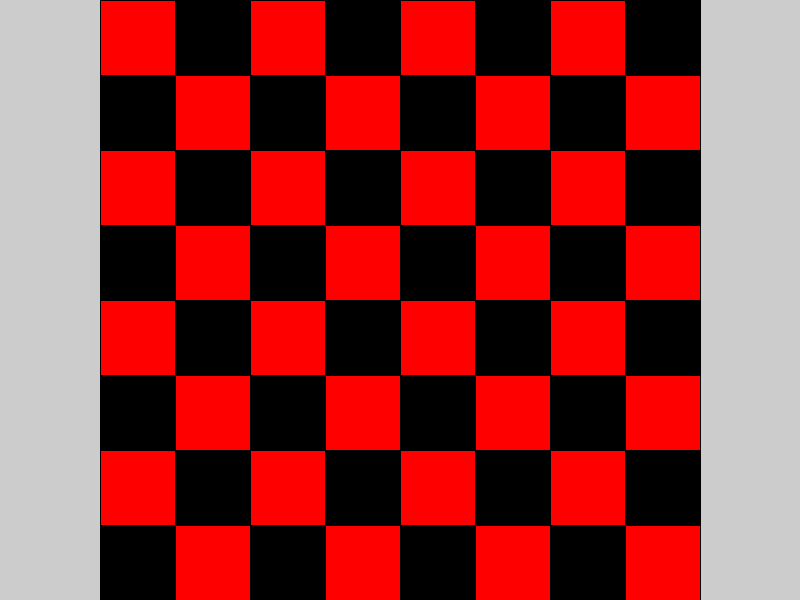
Frame 1 (no input)
Frame 60 (the mouse pressed at the canvas centre just before this capture): identical to frame 1, image omitted
Frame 120 (the mouse held since frame 60 and released just before this capture): identical to frame 1, image omitted

The Processing sketch that drew this single still picture (run headless with seeded random() and noise(); from frame 60 on, the mouse is pressed at the canvas centre):

// Processing sketch: Daily7_While_Loop_Checkerboard
// ── Daily7_While_Loop_Checkerboard.pde

float smallerSideOfWindow;
/*
Every loop needs a variable
 */
void setup() {
  size(800, 600);
  if (width < height) {
    smallerSideOfWindow = width;
  } else {
    smallerSideOfWindow = height;
  }
  drawCheckerboard(new PVector (width/2, height/2), smallerSideOfWindow/8, 8, 8, color(255, 0, 0), color(0));
}

void draw() {
}

void makeSquare(float x, float y, float side, color c) {
  fill(c);
  square(x, y, side);
}

void drawCheckerboard(PVector place, float size, int cellsAcross, int cellsDown, color c1, color c2) {
  /*
  draws a checkerboard at the given location with squares of the given size with the given number of cells
   across and down and alternating which color is applied for each
   */
  float x = place.x-(size*(cellsAcross/2));
  float y = place.y-(size*(cellsDown/2));
  color savedColor = c1;
  for (int counterY = 0; counterY < cellsDown; counterY++) {
    drawRowOfSquares(new PVector(x+size/2, y+size/2), size, cellsAcross, c1, c2);
    y += size;
    c1 = c2;
    c2 = savedColor;
    savedColor = c1;
  }
}

void drawRowOfSquares(PVector initialSquare, float size, int howMany, color c1, color c2) {
  float x = initialSquare.x-size/2;
  color nextColor = c1;
  for (int counterX = 0; counterX < howMany; counterX++) {
    rectMode(CORNER);
    makeSquare(x, initialSquare.y-size/2, size, nextColor);
    x += size;
    nextColor = swapColor(nextColor, c1, c2);
  }
}
color swapColor(color input, color option1, color option2) {
  if (input == option1) {
    return option2;
  } else {
    return option1;
  }
}



// -------------------------------------------------------------    Ignore Past This Point    ---------------------------------------------------------

class Checkerpiece {
  PVector cell;
  String verDir;
  boolean isKing;
  float cellSize;
  int dirMod = 1;
  color indicatorColor = color(255, 255, 0);
  boolean selected = false;
  PVector[] possibleMoves = new PVector[4];


  Checkerpiece(PVector cell, String d, boolean isKing, float size) {
    this.cell = cell;
    verDir = d;
    this.isKing = isKing;
    cellSize = size;
    if (verDir == "up") {
      dirMod = -1;
    }
    possibleMoves[0] = new PVector(cell.x-size, cell.y+size*dirMod);     //left
    possibleMoves[1] = new PVector(cell.x+size*2, cell.y+size*dirMod);   //right
    possibleMoves[2] = new PVector(cell.x-size*2, cell.y+size*2*dirMod); //far left
    possibleMoves[3] = new PVector(cell.x+size*2, cell.y+size*2*dirMod); //far right
  }
  Checkerpiece(PVector cell, String d, boolean isKing, float size, color indicator) {
    this.cell = cell;
    verDir = d;
    this.isKing = isKing;
    cellSize = size;
    if (verDir == "up") {
      dirMod = -1;
    }
    indicatorColor = indicator;
    possibleMoves[0] = new PVector(cell.x-size, cell.y+size*dirMod);     //left
    possibleMoves[1] = new PVector(cell.x+size*2, cell.y+size*dirMod);   //right
    possibleMoves[2] = new PVector(cell.x-size*2, cell.y+size*2*dirMod); //far left
    possibleMoves[3] = new PVector(cell.x+size*2, cell.y+size*2*dirMod); //far right
  }
  void makeCircle(float x, float y, float d, color c) {
    fill(c);
    circle(x, y, d);
  }
  boolean inBounds(float x, float y, float leftBound, float rightBound, float topBound, float bottomBound) {
    /*
  checks if the given input is within all four bounds
     */
    return ((leftBound <= x) && (x <= rightBound) && (topBound <= y) && (y <= bottomBound));
  }
  boolean inSquareCentered(float x, float y, float side, float inputX, float inputY) {
    /*
  checks if the input is in the given square centered at (x,y) with sides of side
     */
    return inBounds(inputX, inputY, x-side, x+side, y-side, y+side);
  }
  void clicked() {
    if (mousePressed && inSquareCentered(cell.x, cell.y, cellSize, mouseX, mouseY)) {
      selected = true;
    } else {
      selected = false;
    }
  }
  void showMovement(ArrayList<Checkerpiece> dir1, ArrayList<Checkerpiece> dir2) {
    ArrayList<Checkerpiece> myTeam;
    ArrayList<Checkerpiece> myEnemies;
    if (verDir == dir1.get(0).verDir) {
      myTeam = dir1;
      myEnemies = dir2;
    } else {
      myTeam = dir2;
      myEnemies = dir1;
    }

    makeIndicator(myTeam, myEnemies, verDir, "left");
    makeIndicator(myTeam, myEnemies, verDir, "right");
    makeIndicatorPastEnemy(myTeam, myEnemies, verDir, "left");
    makeIndicatorPastEnemy(myTeam, myEnemies, verDir, "right");
  }
  void makeIndicatorPastEnemy(ArrayList<Checkerpiece> myTeam, ArrayList<Checkerpiece> myEnemies, String vertical, String horizontal) {
    int modifierX;
    int modifierY;
    if (horizontal == "left") {
      modifierX = -1;
    } else {
      modifierX = 1;
    }
    if (vertical == "up") {
      modifierY = -1;
    } else {
      modifierY = 1;
    }
    if (isAnyBlocking(myEnemies, verDir, horizontal)) {
      makeIndicatorFrom(myTeam, myEnemies, vertical, "left", new PVector(cell.x+cellSize*modifierX, cell.y+cellSize*modifierY));
      makeIndicatorFrom(myTeam, myEnemies, vertical, "right", new PVector(cell.x+cellSize*modifierX, cell.y+cellSize*modifierY));
    }
  }
  void makeIndicator(ArrayList<Checkerpiece> dir1, ArrayList<Checkerpiece> dir2, String vertical, String horizontal) {
    makeIndicatorFrom(dir1, dir2, vertical, horizontal, cell);
  }
  void makeIndicatorFrom(ArrayList<Checkerpiece> dir1, ArrayList<Checkerpiece> dir2, String vertical, String horizontal, PVector posn) {
    int modifierX;
    int modifierY;
    if (horizontal == "left") {
      modifierX = -1;
    } else {
      modifierX = 1;
    }
    if (vertical == "up") {
      modifierY = -1;
    } else {
      modifierY = 1;
    }
    if (!isAnyBlocking2(dir1, dir2, vertical, horizontal)) {
      makeCircle(posn.x+cellSize*modifierX, posn.y+cellSize*modifierY, cellSize/1.5, indicatorColor);
    }
  }
  boolean compareColors(color c1, color c2) {
    return(red(c1) == red(c2) && green(c1) == green(c2) && blue(c1) == blue(c2));
  }

  boolean isAnyBlocking(ArrayList<Checkerpiece> checkerpieces, String vertical, String horizontal) {
    return isAnyBlockingFrom(checkerpieces, vertical, horizontal, cell);
  }
  boolean isAnyBlocking2(ArrayList<Checkerpiece> dir1, ArrayList<Checkerpiece> dir2, String vertical, String horizontal) {
    return (isAnyBlockingFrom2(dir1, dir2, vertical, horizontal, cell));
  }
  boolean isAnyBlockingFrom(ArrayList<Checkerpiece> checkerpieces, String vertical, String horizontal, PVector posn) {
    int modifierX;
    int modifierY;
    if (horizontal == "left") {
      modifierX = -1;
    } else {
      modifierX = 1;
    }
    if (vertical == "up") {
      modifierY = -1;
    } else {
      modifierY = 1;
    }
    boolean anyTrue = false;
    for (int i = checkerpieces.size(); i>=0; i--) {
      if (posn.x+cellSize*modifierX == checkerpieces.get(i).cell.x && posn.y+cellSize*modifierY == checkerpieces.get(i).cell.y) {
        anyTrue = true;
      }
    }
    return anyTrue;
  }
  boolean isAnyBlockingFrom2(ArrayList<Checkerpiece> dir1, ArrayList<Checkerpiece> dir2, String vertical, String horizontal, PVector posn) {
    return(isAnyBlockingFrom(dir1, vertical, horizontal, posn) || isAnyBlockingFrom(dir2, vertical, horizontal, posn));
  }
}
class possibleTiles {
}
